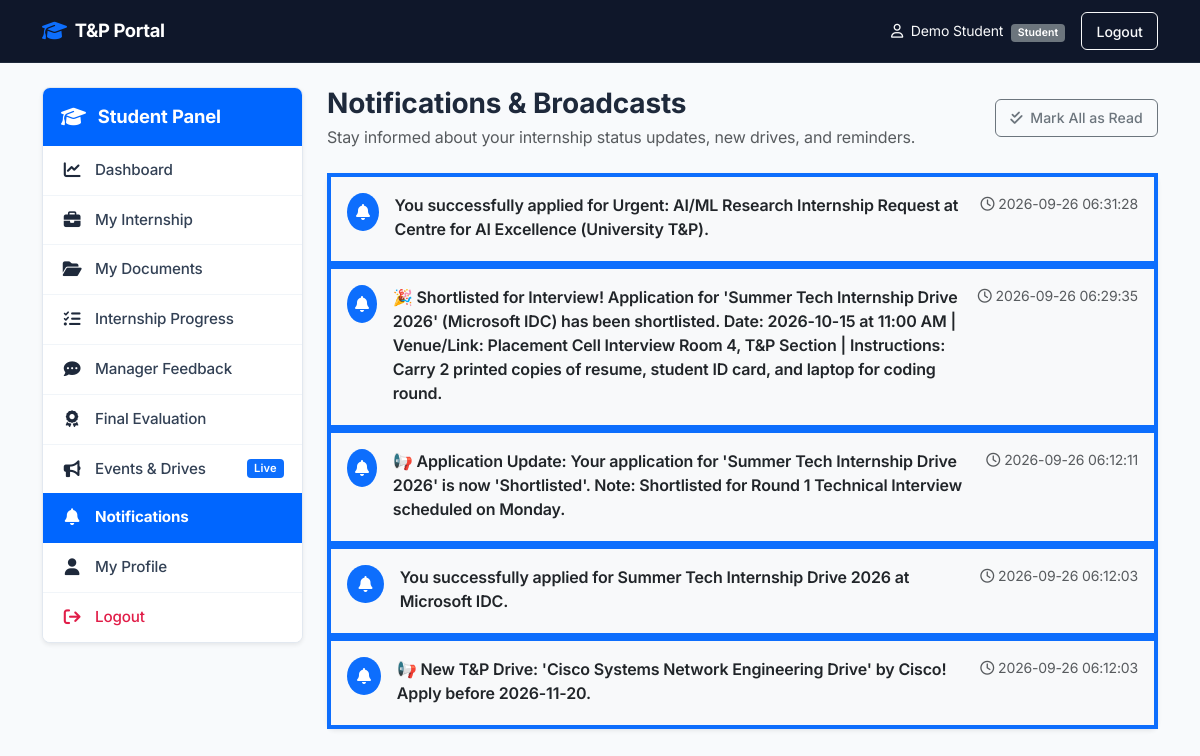
The app's page /student/notifications (signed in) with its own data.
### tables this page shows
CREATE TABLE notifications (
            id INTEGER PRIMARY KEY AUTOINCREMENT,
            user_id INTEGER NOT NULL,
            message TEXT NOT NULL,
            is_read INTEGER DEFAULT 0,
            created_at TIMESTAMP DEFAULT CURRENT_TIMESTAMP,
            FOREIGN KEY (user_id) REFERENCES users(id) ON DELETE CASCADE
        );

### app.py (the view)
@app.route('/student/notifications')
@login_required
def student_notifications():
    if session.get('role') != 'student':
        return redirect(url_for('admin_dashboard'))
    conn = get_db_connection()
    notifications = conn.execute(
        'SELECT * FROM notifications WHERE user_id = ? ORDER BY created_at DESC',
        (session['user_id'],)
    ).fetchall()
    conn.close()
    return render_template('student_notifications.html', notifications=notifications)

### app.py (called while the page is built)
def login_required(f):
    @wraps(f)
    def wrapper(*args, **kwargs):
        if 'user_id' not in session:
            flash('Please log in first.', 'warning')
            return redirect(url_for('login'))
        return f(*args, **kwargs)
    return wrapper

### database.py (called while the page is built)
def get_db_connection():
    conn = sqlite3.connect(DB_PATH)
    conn.row_factory = sqlite3.Row
    conn.execute("PRAGMA foreign_keys = ON")
    return conn

### templates/student_notifications.html (shortened to what this page needs)
{% extends "student_base.html" %}
{% block student_content %}
<div class="d-flex justify-content-between align-items-center mb-4">
    <div>
        <h3 class="fw-bold mb-1">Notifications & Broadcasts</h3>
        <p class="text-muted mb-0">Stay informed about your internship status updates, new drives, and reminders.</p>
    </div>
    {% if notifications %}
    <form action="{{ url_for('student_mark_notifications_read') }}" method="POST">
        <button type="submit" class="btn btn-outline-secondary btn-sm">
            <i class="fa-solid fa-check-double me-1"></i> Mark All as Read
        </button>
    </form>
    {% endif %}
</div>
<div class="card shadow-sm border-0">
    <div class="card-body p-0">
        {% if notifications %}
        <div class="list-group list-group-flush">
            {% for n in notifications %}
            <div class="list-group-item p-3 {% if not n.is_read %}bg-light border-start border-primary border-4{% endif %}">
                <div class="d-flex align-items-start">
                    <div class="rounded-circle {% if not n.is_read %}bg-primary text-white{% else %}bg-secondary-subtle text-secondary{% endif %} p-2 me-3 d-flex align-items-center justify-content-center" style="width: 38px; height: 38px;">
                        <i class="fa-solid fa-bell"></i>
                    </div>
                    <div class="flex-grow-1">
                        <div class="d-flex justify-content-between">
                            <p class="mb-1 text-dark {% if not n.is_read %}fw-semibold{% endif %}">{{ n.message }}</p>
                            <small class="text-muted ms-2 text-nowrap"><i class="fa-regular fa-clock me-1"></i>{{ n.created_at }}</small>
                        </div>
                    </div>
                </div>
            </div>
            {% endfor %}
        </div>
        {% else %}
        <div class="p-5 text-center text-muted">
            <i class="fa-solid fa-bell-slash fs-1 mb-3 text-secondary"></i>
            <h5 class="fw-bold">No Notifications</h5>
            <p class="small mb-0">You're all caught up! You will be notified whenever T&P reviews your records or pushes new opportunities.</p>
        </div>
        {% endif %}
    </div>
</div>
{% endblock %}

### static/css/style.css (style rules this page uses)
:root { --primary-color: #0066ff; --primary-hover: #0052cc; --text-main: #1e293b; --text-muted: #64748b; --border-color: #e2e8f0; --bg-page: #f8fafc; --card-bg: #ffffff; }
body { background-color: var(--bg-page); font-family: 'Inter', -apple-system, BlinkMacSystemFont, "Segoe UI", Roboto, sans-serif; color: var(--text-main); letter-spacing: -0.01em; }
.card { background: var(--card-bg); border: 1px solid var(--border-color); border-radius: 8px; box-shadow: 0 1px 3px rgba(0, 0, 0, 0.03); transition: transform 0.15s ease, box-shadow 0.15s ease; }
.btn { border-radius: 6px; font-weight: 500; font-size: 0.88rem; padding: 0.45rem 0.9rem; transition: all 0.15s ease; }

### records on screen
notifications: message "You successfully applied for Urgent: AI/ML Research Internship Request at Centre for AI Excellence (University T&P).", created_at "2026-09-26 06:31:28"
notifications: message "🎉 Shortlisted for Interview! Application for 'Summer Tech Internship Drive 2026' (Microsoft IDC) has been shortlisted. Date: 2026-10-15 at 11:00 AM | Venue/Link: Placement Cell Interview Room 4, T&P Section | Instructions: Carry 2 printed copies of resume, student ID card, and laptop for coding round.", created_at "2026-09-26 06:29:35"
notifications: message "📢 Application Update: Your application for 'Summer Tech Internship Drive 2026' is now 'Shortlisted'. Note: Shortlisted for Round 1 Technical Interview scheduled on Monday.", created_at "2026-09-26 06:12:11"
notifications: message "You successfully applied for Summer Tech Internship Drive 2026 at Microsoft IDC.", created_at "2026-09-26 06:12:03"
notifications: message "📢 New T&P Drive: 'Cisco Systems Network Engineering Drive' by Cisco! Apply before 2026-11-20.", created_at "2026-09-26 06:12:03"

### other values on screen
{{ session.full_name }} "Demo Student"
{{ session.role|capitalize }} "Student"
